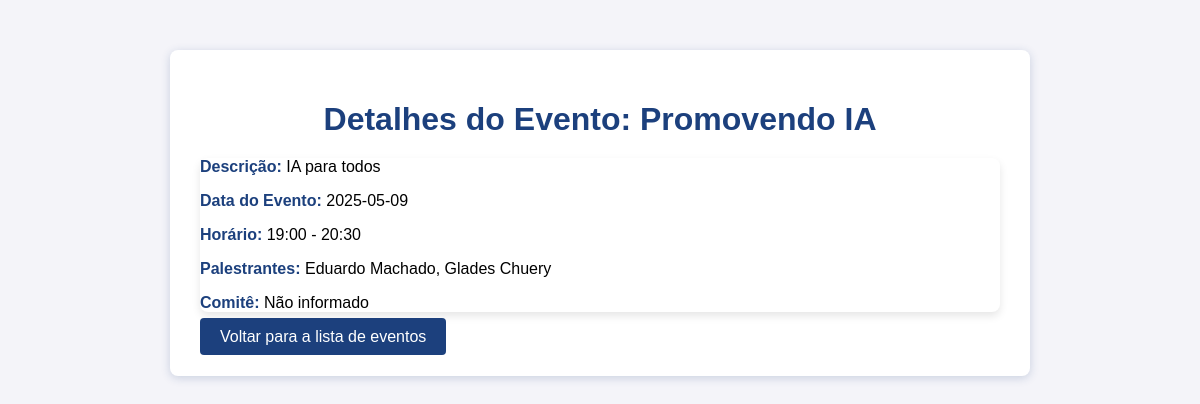
Screenshot of /evento/1 (signed in) with the database file from the repository.
### models.py (models this page shows)
class Evento(db.Model):
    __tablename__ = 'evento'
    id = db.Column(db.Integer, primary_key=True)
    nome = db.Column(db.String(100), nullable=False)
    descricao = db.Column(db.String(200))
    data_evento = db.Column(db.Date)
    telefone = db.Column(db.String(20))
    palestrantes = db.Column(db.String(255), nullable=True)
    comite = db.Column(db.String(200), nullable=True)  # <-- Adicionado aqui

### app.py (the view)
@app.route('/evento/<int:evento_id>')
@login_obrigatorio
def evento_detalhes(evento_id):
    evento = Evento.query.get_or_404(evento_id)
    return render_template('evento_detalhes.html', evento=evento)

### app.py (called while the page is built)
@login_manager.user_loader
def load_user(user_id):
    return UsuarioLogin.query.get(int(user_id))

def login_obrigatorio(f):
    @wraps(f)
    def decorated_function(*args, **kwargs):
        if 'usuario_id' not in session:
            flash('Você precisa estar logado para acessar esta página.', 'warning')
            return redirect(url_for('login'))
        return f(*args, **kwargs)
    return decorated_function

### templates/evento_detalhes.html (shortened to what this page needs)
<!DOCTYPE html>
<html lang="pt-br">
<head>
    <link rel="stylesheet" href="{{ url_for('static', filename='css/style.css') }}">
</head>
<body style="background-color: #F4F4F9;">
    <div class="container mt-5">
        <h1 class="mb-4" style="color: #1C407D;">Detalhes do Evento: {{ evento.nome }}</h1>
        <div class="card p-4" style="background-color: white; box-shadow: 0 4px 8px rgba(0,0,0,0.1); border-radius: 8px;">
            <p><strong style="color: #1C407D;">Descrição:</strong> {{ evento.descricao }}</p>
            <p><strong style="color: #1C407D;">Data do Evento:</strong> {{ evento.data_evento }}</p>
            <p><strong style="color: #1C407D;">Horário:</strong> 19:00 - 20:30</p>
            <p><strong style="color: #1C407D;">Palestrantes:</strong> {{ evento.palestrantes if evento.palestrantes else 'Não informado' }}</p>
            <p><strong style="color: #1C407D;">Comitê:</strong> {{ evento.comite if evento.comite else 'Não informado' }}</p>
        </div>
        <a href="{{ url_for('home') }}" class="btn btn-primary mt-4" style="background-color: #1C407D; color: white;">Voltar para a lista de eventos</a>
    </div>
</body>
</html>

### static/css/style.css (style rules this page uses)
body { font-family: Arial, sans-serif; background-color: #F5F5F5; margin: 0; padding: 0; color: #000000; }
.container { width: 100%; max-width: 800px; margin: 0 auto; padding: 30px; background-color: #FFFFFF; border-radius: 8px; box-shadow: 0 2px 10px rgba(28, 64, 125, 0.2); margin-top: 50px; }
h1, h2, h3 { color: #1C407D; text-align: center; margin-bottom: 20px; }
button, .btn { padding: 10px 20px; background-color: #1C407D; color: #FFFFFF; border: none; border-radius: 4px; font-size: 1rem; cursor: pointer; transition: background-color 0.3s ease; }
a { color: #1C407D; text-decoration: none; }

### rows the page displays
Evento: nome "Promovendo IA", descricao "IA para todos", data_evento "2025-05-09", palestrantes "Eduardo Machado, Glades Chuery", comite "Não informado"
